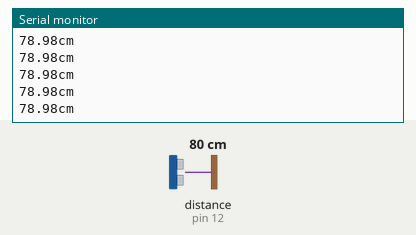
Recording of a sketch running on a simulated Arduino Uno, built with avr-gcc and run on an emulated ATmega328P. Shown: the last lines printed to the serial monitor. Wiring (inferred from the names in the program): ultrasonic range finder: trigger pin 11; echo pin 12. The test bench sets the inputs (shaded band); at power-on: distance to the obstacle (sensor on pin 12) 80 cm. The echo pulse lasts 58.3 µs per cm.

Above: at 1.2 s.
1.3 s: distance to the obstacle (sensor on pin 12) set to 2 cm
At 1.38 s:
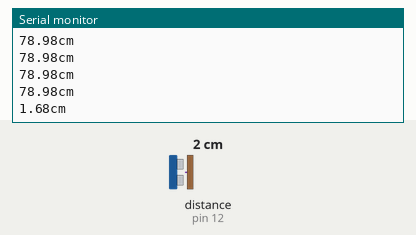
2.8 s: distance to the obstacle (sensor on pin 12) set to 4 cm
At 2.9 s:
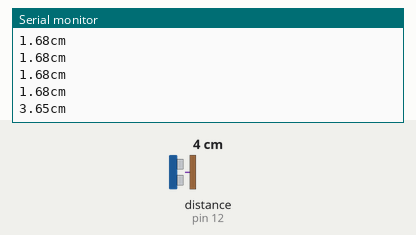
Timing chart, 0 to 5.8 s (numbered marks = the images above; inputs shaded):
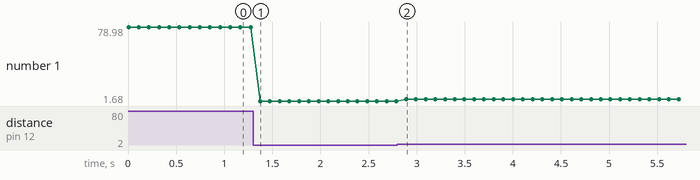

Measured:
- after the input at 1.3 s, the serial monitor: prints a new line after 0.07 s (image 1)
- after the input at 2.8 s, the serial monitor: prints a new line after 0.09 s (image 2)
- plotted number 1: 78.98 → 1.68 after the input at 1.3 s, 1.68 → 3.65 after the input at 2.8 s

The sketch:

Ultra.ino
```cpp
int trigPin = 11;
int echoPin = 12;
long duration, r;
float distance;

void setup()
{
  // put your setup code here, to run once:
  Serial.begin(115200);
  pinMode(trigPin,OUTPUT);
  pinMode(echoPin,INPUT);
}

void loop()
{
  // put your main code here, to run repeatedly:
  digitalWrite(trigPin, LOW);      // set to LOW trigger's output
  delayMicroseconds(2);
  digitalWrite(trigPin, HIGH);    // send a 10us pulse to the trigger
  delayMicroseconds(10);
  digitalWrite(trigPin, LOW);
  duration = pulseIn(echoPin, HIGH);
  r = 3.4 * duration / 2;      // here we calculate the distance using duration
  distance = r / 100.00;
  if( duration > 38000 )
    Serial.println("out of reach");    // if duration is greater than 38ms, the obstacle is out of reach
  else
   {
    Serial.print(distance);
    Serial.println("cm");
   }
  delay(100);
 }
```
